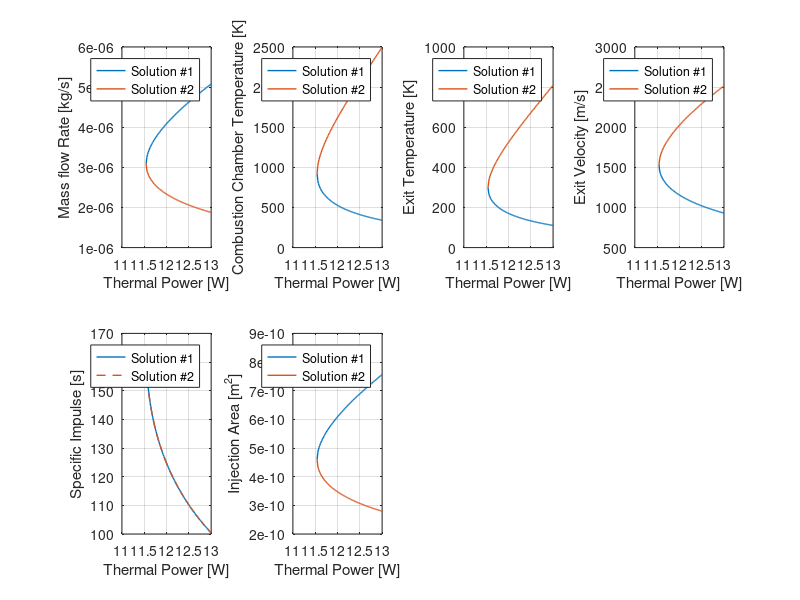

This chart was generated by the following MATLAB code:
%% Vaporizing Liquid Microthrusters V4
%
% -------------------------------------------------------------------------
clear
clc
close all

%% DATA
eps     = 9;            % Rapporto tra le aree (ugello convergente-divergente)  [adim]
k       = 1.327;        % Rapporto dei calori specifici                         [adim]
g       = 9.81;         % Gravity acceleration                                  [m/s^2]
Pc      = 230000;       % Evaporation chamber Pressure                          [Pa]
R       = 8.314;        % Gas Constant                                          [J/mol*K]
Mmol    = 0.018;        % Water Molar Mass                                      [kg/mol]
rho_l   = 1000;         % Density liquid water                                  [kg/m^3]
rho_v   = 0.6;          % Density gas water                                     [kg/m^3]
cp_l    = 4.1838e3;     % Specific Heat liquid water                            [J/kgK]
cp_v    = 2.0256e3;     % Specific Heat gas water                               [J/kgK]
lambda  = 2260e+3;      % Water latent evaporation heat                         [J/kg]
T_eb    = 124 + 273;    % Temperature of ebollition                             [K]
T_inj   = 25 + 273.15;  % temperature of Injection                              [K]
alpha   = deg2rad(30);  %                                                       [deg]
beta    = deg2rad(45);  %                                                       [deg]
Cd      = 0.7;          % Drag coefficient                                      [adim]
dP_inj  = 0.1;          % Pressure lost for injection   !!!CHECK!!!
T       = 5e-3;         % Wanted Thrust                                         [N]
dv      = 0.5;          % Wanted Delta v                                        [m/s]
mass    = 4;            % S/C mass                                              [kg]
N       = 100;          % Number of sample for Q_dot                            [adim]


%% Calculate the Pressure Ratio (Pe/Pc)

% equation
aa = 1/eps^2*((k+1)/2)^(2/(1-k))*(k-1)/(k+1);
bb = 2/k;
cc = (k-1)/k;

% Resolve with Newton method
fun  = @(x) x^bb*(1-x^cc)-aa;
dfun = @(x) -x^(bb-1)*((cc+bb)*x^cc-bb);

c1  = 0;
c2  = 0.5;
tol = 1e-6;
err = tol + 1;
it  = 0;

while (it < 3 && err > tol ) 
    it  = it+1;
    x   = (c2+c1)/2; %stima dello zero
    fc  = fun(x);     
    err =abs(fc); 
    % scelta del nuovo estremo per l'eventuale ciclo successivo       
    if (fc*fun(c1) > 0)
          c1=x; 
    else 
          c2=x; 
    end
end
xv = x;
while (it< 10 && err> tol)
   dfx = dfun(xv);
   if dfx == 0
      error(' Arresto per azzeramento di dfun');
   else
      xn = xv - fun(xv)/dfx;
      err = abs(fun(xn));
      it = it+1;
      xv = xn;
   end
end

% Compute exit pressure value
Pe = xn * Pc;

%% Compute throat and exit area 

CT = k*sqrt(2/(k-1)*(2/(k+1))^((k+1)/(k-1))*(1-(Pe/Pc)^((k-1)/k)))+Pe/Pc*eps;
At = T/Pc/CT;
r_t = sqrt(At/pi);
Ae = eps*At;
r_e = sqrt(Ae/pi);

%% Dimensionate nozzle
eps_conv = 1/0.2 * sqrt((2/(k+1)*(1+(k-1)/2*0.2^2))^((k+1)/(k-1)));
Ac = eps_conv * At;
r_c = sqrt(Ac/pi);

L_conv = 1/2*(2*(r_c-r_t)/tan(beta)); % ipotesi che Ae è uagule a quwlla di ingresso nel convergente
L_div = 1/2*(2*(r_e-r_t)/tan(alpha));
L_nozzle = L_conv + L_div;
l = 1/2*(1+cos(alpha));

%% Study the flow in function of Q_dot

% Define some usefull constant value 
K       = sqrt(2*k/(k-1) * R/Mmol * (1 - (Pe/Pc)^((k-1)/k))); % V_e = k * sqrt(T_c)
aa      = cp_l * (T_eb-T_inj) + lambda - T_eb*cp_v;
cc      = cp_v*((T-Pe*Ae)/K)^2;
Q_min   = sqrt(4*aa*cc);

m_dot   = zeros(N,2);
T_c     = zeros(N,2);
v_e     = zeros(N,2);
T_e     = zeros(N,2);
Isp     = zeros(N,2);
A_inj   = zeros(N,2);
Q_dot   = linspace(Q_min,13,N);

for i = 1:length(Q_dot)
    
    % mass flow rate
    m_dot(i,1) = (Q_dot(i) + sqrt(Q_dot(i)^2 - Q_min^2))/(2*aa);
    m_dot(i,2) = (Q_dot(i) - sqrt(Q_dot(i)^2 - Q_min^2))/(2*aa);
    
    % Combustion Chamber Temperature
    T_c(i,1) = ((T-Pe*Ae)/(m_dot(i,1) *K))^2;
    T_c(i,2) = ((T-Pe*Ae)/(m_dot(i,2) *K))^2;
    
    % Exit Velocity
    v_e(i,1) = K *sqrt(T_c(i,1));
    v_e(i,2) = K *sqrt(T_c(i,2));

    % Exit Temperature
    T_e(i,1) = T_c(i,1)*(Pe/Pc)^((k-1)/k);
    T_e(i,2) = T_c(i,2)*(Pe/Pc)^((k-1)/k);
    
    % Specific Impulse
    Isp(i,1) = T/(m_dot(i,1)*g);
    Isp(i,2) = T/(m_dot(i,1)*g);

    % Injection Area
    A_inj(i,1) = m_dot(i,1)/(Cd*2*sqrt(dP_inj*Pc*rho_l));
    A_inj(i,2) = m_dot(i,2)/(Cd*2*sqrt(dP_inj*Pc*rho_l));
end

%% Compute specific impulse


%% PLOTS

figure

% Mass flow rate 
subplot(2,4,1)
plot(Q_dot,m_dot(:,1), "LineWidth",1)
hold on
plot(Q_dot,m_dot(:,2), "LineWidth",1)
grid on;
xlabel('Thermal Power [W]');
ylabel('Mass flow Rate [kg/s]');
legend('Solution #1','Solution #2');

% Combustion Chamber Temperature
subplot(2,4,2)
plot(Q_dot,T_c(:,1), "LineWidth",1)
hold on
plot(Q_dot,T_c(:,2), "LineWidth",1)
grid on;
xlabel('Thermal Power [W]');
ylabel('Combustion Chamber Temperature [K]');
legend('Solution #1','Solution #2');

% Exit Temperature
subplot(2,4,3)
plot(Q_dot,T_e(:,1), "LineWidth",1)
hold on
plot(Q_dot,T_e(:,2), "LineWidth",1)
grid on;
xlabel('Thermal Power [W]');
ylabel('Exit Temperature [K]');
legend('Solution #1','Solution #2');

% Exit Velocity
subplot(2,4,4)
plot(Q_dot,v_e(:,1), "LineWidth",1)
hold on
plot(Q_dot,v_e(:,2), "LineWidth",1)
grid on;
xlabel('Thermal Power [W]');
ylabel('Exit Velocity [m/s]');
legend('Solution #1','Solution #2');

% Specific Impulse
subplot(2,4,5)
plot(Q_dot,Isp(:,1), "LineWidth",1)
hold on
plot(Q_dot,Isp(:,2),"LineStyle","--", "LineWidth",1)
grid on;
xlabel('Thermal Power [W]');
ylabel('Specific Impulse [s]');
legend('Solution #1','Solution #2');

% Injection Area
subplot(2,4,6)
plot(Q_dot,A_inj(:,1), "LineWidth",1)
hold on
plot(Q_dot,A_inj(:,2), "LineWidth",1)
grid on;
xlabel('Thermal Power [W]');
ylabel('Injection Area [m^2]');
legend('Solution #1','Solution #2');

% Nozzle
figure
